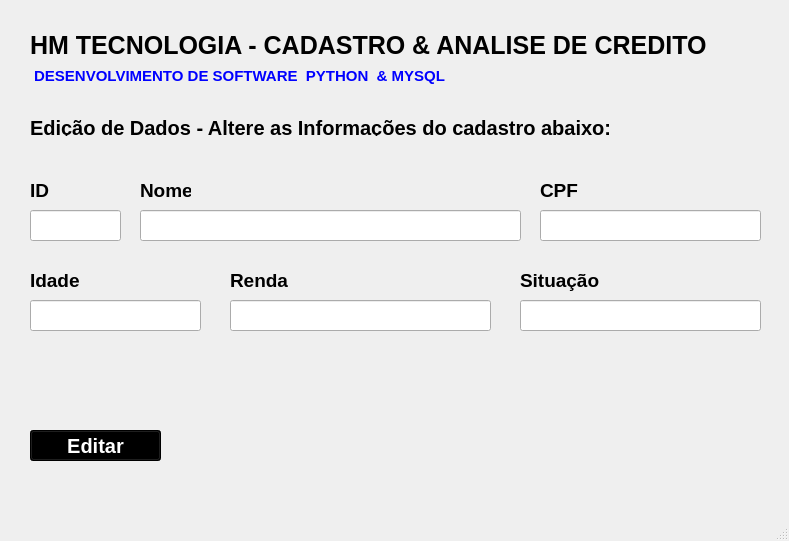
<?xml version="1.0" encoding="UTF-8"?>
<ui version="4.0">
 <class>MainWindow</class>
 <widget class="QMainWindow" name="MainWindow">
  <property name="geometry">
   <rect>
    <x>0</x>
    <y>0</y>
    <width>789</width>
    <height>541</height>
   </rect>
  </property>
  <property name="font">
   <font>
    <pointsize>8</pointsize>
   </font>
  </property>
  <property name="windowTitle">
   <string>MainWindow</string>
  </property>
  <widget class="QWidget" name="centralwidget">
   <widget class="QLabel" name="label_11">
    <property name="geometry">
     <rect>
      <x>30</x>
      <y>30</y>
      <width>731</width>
      <height>31</height>
     </rect>
    </property>
    <property name="font">
     <font>
      <family>MS Shell Dlg 2</family>
      <pointsize>19</pointsize>
      <weight>75</weight>
      <bold>true</bold>
     </font>
    </property>
    <property name="text">
     <string>HM TECNOLOGIA - CADASTRO &amp; ANALISE DE CREDITO</string>
    </property>
   </widget>
   <widget class="QLabel" name="label_10">
    <property name="geometry">
     <rect>
      <x>30</x>
      <y>60</y>
      <width>421</width>
      <height>31</height>
     </rect>
    </property>
    <property name="font">
     <font>
      <family>Arial</family>
      <pointsize>11</pointsize>
      <weight>75</weight>
      <bold>true</bold>
     </font>
    </property>
    <property name="styleSheet">
     <string notr="true">color: rgb(0, 0, 255);</string>
    </property>
    <property name="text">
     <string> DESENVOLVIMENTO DE SOFTWARE  PYTHON  &amp; MYSQL</string>
    </property>
   </widget>
   <widget class="QLabel" name="label_3">
    <property name="geometry">
     <rect>
      <x>30</x>
      <y>120</y>
      <width>641</width>
      <height>16</height>
     </rect>
    </property>
    <property name="font">
     <font>
      <family>MS Shell Dlg 2</family>
      <pointsize>15</pointsize>
      <weight>75</weight>
      <bold>true</bold>
     </font>
    </property>
    <property name="text">
     <string>Edição de Dados - Altere as Informações do cadastro abaixo:</string>
    </property>
   </widget>
   <widget class="QLabel" name="label_8">
    <property name="geometry">
     <rect>
      <x>30</x>
      <y>180</y>
      <width>51</width>
      <height>21</height>
     </rect>
    </property>
    <property name="font">
     <font>
      <family>Arial</family>
      <pointsize>14</pointsize>
      <weight>75</weight>
      <bold>true</bold>
     </font>
    </property>
    <property name="text">
     <string>ID</string>
    </property>
   </widget>
   <widget class="QLineEdit" name="txtAlterarId">
    <property name="geometry">
     <rect>
      <x>30</x>
      <y>210</y>
      <width>91</width>
      <height>31</height>
     </rect>
    </property>
    <property name="font">
     <font>
      <pointsize>14</pointsize>
     </font>
    </property>
   </widget>
   <widget class="QLineEdit" name="txtAlterarNome">
    <property name="geometry">
     <rect>
      <x>140</x>
      <y>210</y>
      <width>381</width>
      <height>31</height>
     </rect>
    </property>
    <property name="font">
     <font>
      <pointsize>14</pointsize>
     </font>
    </property>
    <property name="text">
     <string/>
    </property>
   </widget>
   <widget class="QLabel" name="label_9">
    <property name="geometry">
     <rect>
      <x>140</x>
      <y>180</y>
      <width>51</width>
      <height>21</height>
     </rect>
    </property>
    <property name="font">
     <font>
      <family>Arial</family>
      <pointsize>14</pointsize>
      <weight>75</weight>
      <bold>true</bold>
     </font>
    </property>
    <property name="text">
     <string>Nome </string>
    </property>
   </widget>
   <widget class="QLabel" name="label_12">
    <property name="geometry">
     <rect>
      <x>540</x>
      <y>180</y>
      <width>51</width>
      <height>21</height>
     </rect>
    </property>
    <property name="font">
     <font>
      <family>Arial</family>
      <pointsize>14</pointsize>
      <weight>75</weight>
      <bold>true</bold>
     </font>
    </property>
    <property name="text">
     <string>CPF</string>
    </property>
   </widget>
   <widget class="QLineEdit" name="txtAlterarCpf">
    <property name="geometry">
     <rect>
      <x>540</x>
      <y>210</y>
      <width>221</width>
      <height>31</height>
     </rect>
    </property>
    <property name="font">
     <font>
      <pointsize>14</pointsize>
     </font>
    </property>
    <property name="text">
     <string/>
    </property>
   </widget>
   <widget class="QLineEdit" name="txtAlterarRenda">
    <property name="geometry">
     <rect>
      <x>230</x>
      <y>300</y>
      <width>261</width>
      <height>31</height>
     </rect>
    </property>
    <property name="font">
     <font>
      <pointsize>14</pointsize>
     </font>
    </property>
    <property name="text">
     <string/>
    </property>
   </widget>
   <widget class="QLabel" name="label_13">
    <property name="geometry">
     <rect>
      <x>230</x>
      <y>270</y>
      <width>91</width>
      <height>21</height>
     </rect>
    </property>
    <property name="font">
     <font>
      <family>Arial</family>
      <pointsize>14</pointsize>
      <weight>75</weight>
      <bold>true</bold>
     </font>
    </property>
    <property name="text">
     <string>Renda</string>
    </property>
   </widget>
   <widget class="QLabel" name="label_14">
    <property name="geometry">
     <rect>
      <x>520</x>
      <y>270</y>
      <width>91</width>
      <height>21</height>
     </rect>
    </property>
    <property name="font">
     <font>
      <family>Arial</family>
      <pointsize>14</pointsize>
      <weight>75</weight>
      <bold>true</bold>
     </font>
    </property>
    <property name="text">
     <string>Situação</string>
    </property>
   </widget>
   <widget class="QLineEdit" name="txtAlterarSituacao">
    <property name="geometry">
     <rect>
      <x>520</x>
      <y>300</y>
      <width>241</width>
      <height>31</height>
     </rect>
    </property>
    <property name="font">
     <font>
      <pointsize>14</pointsize>
     </font>
    </property>
    <property name="text">
     <string/>
    </property>
   </widget>
   <widget class="QPushButton" name="btnAlterar">
    <property name="geometry">
     <rect>
      <x>30</x>
      <y>430</y>
      <width>131</width>
      <height>31</height>
     </rect>
    </property>
    <property name="font">
     <font>
      <pointsize>15</pointsize>
      <weight>75</weight>
      <bold>true</bold>
     </font>
    </property>
    <property name="styleSheet">
     <string notr="true">background-color: rgb(0, 0, 0);
color: rgb(255, 255, 255);</string>
    </property>
    <property name="text">
     <string>Editar</string>
    </property>
   </widget>
   <widget class="QLineEdit" name="txtAlterarIdade">
    <property name="geometry">
     <rect>
      <x>30</x>
      <y>300</y>
      <width>171</width>
      <height>31</height>
     </rect>
    </property>
    <property name="font">
     <font>
      <pointsize>14</pointsize>
     </font>
    </property>
   </widget>
   <widget class="QLabel" name="label_15">
    <property name="geometry">
     <rect>
      <x>30</x>
      <y>270</y>
      <width>51</width>
      <height>21</height>
     </rect>
    </property>
    <property name="font">
     <font>
      <family>Arial</family>
      <pointsize>14</pointsize>
      <weight>75</weight>
      <bold>true</bold>
     </font>
    </property>
    <property name="text">
     <string>Idade</string>
    </property>
   </widget>
  </widget>
  <widget class="QMenuBar" name="menubar">
   <property name="geometry">
    <rect>
     <x>0</x>
     <y>0</y>
     <width>789</width>
     <height>19</height>
    </rect>
   </property>
  </widget>
  <widget class="QStatusBar" name="statusbar"/>
 </widget>
 <resources/>
 <connections/>
</ui>
